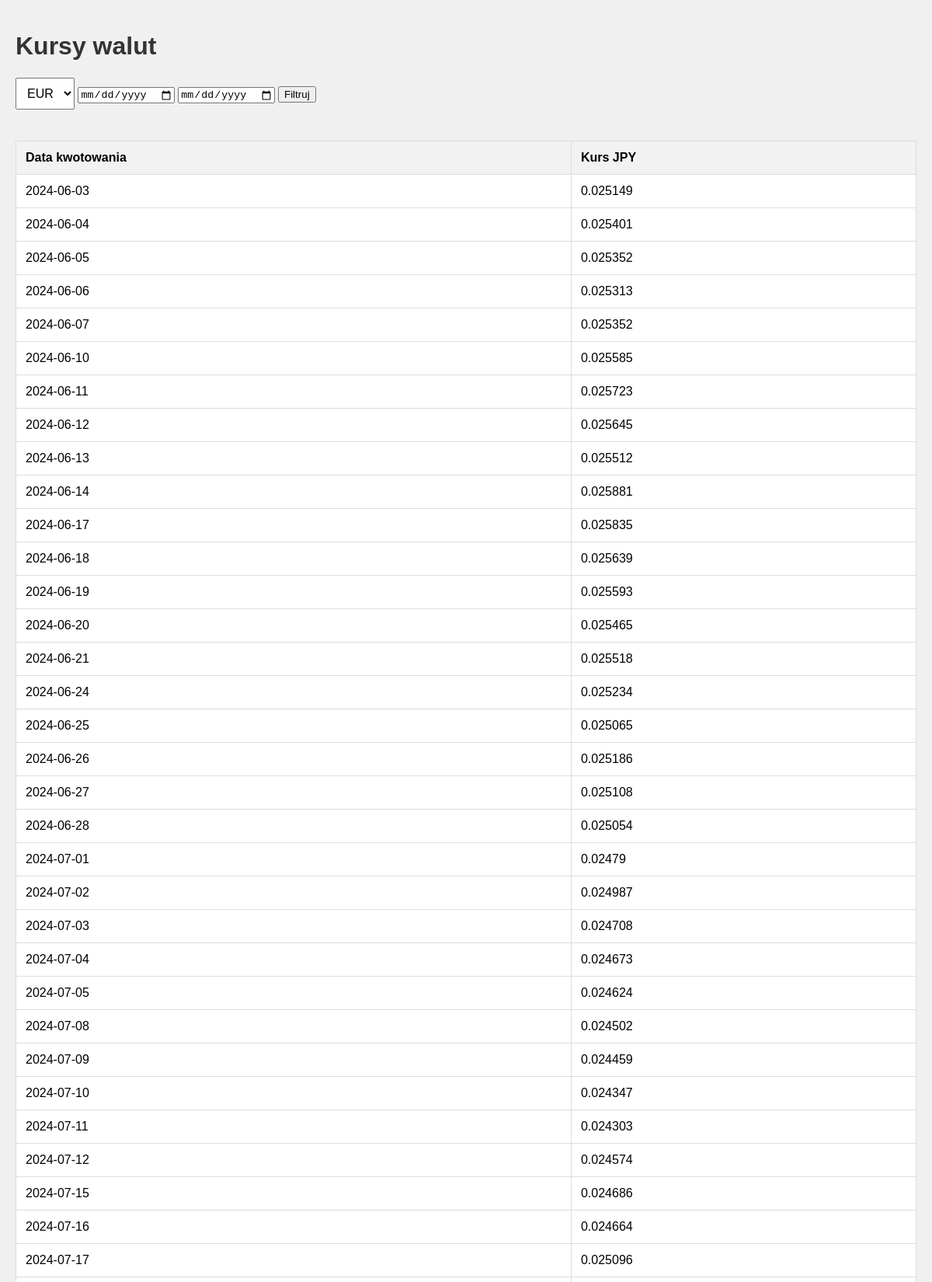
The page /kurs/JPY (upper part) on the database its author committed.
### tables this page shows
CREATE TABLE waluty (
    data VARCHAR(12),
    waluta VARCHAR(4),
    kurs FLOAT
);

### viewer.py (the view, shortened to what this page needs)
@app.route("/kurs/<waluta>")
def kurs(waluta):
    sql_query = f"""
    select
        data,
        kurs
    from waluty
    where
        waluta='{waluta.upper()}'
    order by data;"""
    db_conn = connect_db(config)
    res = db_conn.execute(text("select distinct waluta from waluty;"))
    waluty = [r[0] for r in res]
    res = db_conn.execute(text(sql_query))
    wyniki = [{"data": r[0], "kurs": r[1]} for r in res]
    db_conn.close()
    return render_template("kurs.html", waluta=waluta, waluty=waluty, kwotowania=wyniki)

### utils/db.py (called while the page is built)
def generate_connection_string_sqlite(db_config):
    return f"sqlite:///{db_config['db_file']}"

def get_connect_to_db(conn_string):
    db_engine = sa.create_engine(conn_string)
    db_conn = db_engine.connect()
    return db_conn

def connect_db(config):
    if config["db_type"] == "postgresql":
        conn_string = generate_connection_string_postgresql(config)
    elif config["db_type"] == "sqlite":
        conn_string = generate_connection_string_sqlite(config)
    else:
        print("Nie umiem zbudować connection stringa")
        return None
    db_conn = get_connect_to_db(conn_string)
    return db_conn

### templates/kurs.html (shortened to what this page needs)
<!DOCTYPE html>
<html lang="pl">
<head>
</head>
<body>
    <h1>Kursy walut</h1>
    <form id="filterForm">
        <select id="waluta" name="waluta">
            {% for w in waluty %}
            <option value="{{ w }}">{{ w }}</option>
            {% endfor %}
        </select>
        <input type="date" id="dataOd" name="dataOd">
        <input type="date" id="dataDo" name="dataDo">
        <button type="button" onclick="zmienWalute()">Filtruj</button>
    </form>
    <table>
        <thead>
            <tr>
                <th>Data kwotowania</th>
                <th>Kurs {{ waluta }}</th>
            </tr>
        </thead>
        <tbody>
            {% for kwotowanie in kwotowania %}
            <tr>
                <td>{{ kwotowanie.data }}</td>
                <td>{{ kwotowanie.kurs }}</td>
            </tr>
            {% endfor %}
        </tbody>
    </table>
</body>
</html>

### templates/kurs.html (style rules this page uses)
body { font-family: Arial, sans-serif; margin: 0; padding: 20px; background-color: #f0f0f0; }
h1 { color: #333; }
table { width: 100%; border-collapse: collapse; margin-top: 20px; background-color: white; }
th, td { border: 1px solid #ddd; padding: 12px; text-align: left; }
th { background-color: #f2f2f2; }
select { padding: 10px; font-size: 16px; margin-bottom: 20px; }

### rows shown on the page
waluty: data "2024-06-03", kurs "0.025149"
waluty: data "2024-06-04", kurs "0.025401"
waluty: data "2024-06-05", kurs "0.025352"
waluty: data "2024-06-06", kurs "0.025313"
waluty: data "2024-06-07", kurs "0.025352"
waluty: data "2024-06-10", kurs "0.025585"
waluty: data "2024-06-11", kurs "0.025723"
waluty: data "2024-06-12", kurs "0.025645"
waluty: data "2024-06-13", kurs "0.025512"
waluty: data "2024-06-14", kurs "0.025881"
waluty: data "2024-06-17", kurs "0.025835"
waluty: data "2024-06-18", kurs "0.025639"
waluty: data "2024-06-19", kurs "0.025593"
waluty: data "2024-06-20", kurs "0.025465"
waluty: data "2024-06-21", kurs "0.025518"
waluty: data "2024-06-24", kurs "0.025234"
waluty: data "2024-06-25", kurs "0.025065"
waluty: data "2024-06-26", kurs "0.025186"
waluty: data "2024-06-27", kurs "0.025108"
waluty: data "2024-06-28", kurs "0.025054"
waluty: data "2024-07-01", kurs "0.02479"
waluty: data "2024-07-02", kurs "0.024987"
waluty: data "2024-07-03", kurs "0.024708"
waluty: data "2024-07-04", kurs "0.024673"
waluty: data "2024-07-05", kurs "0.024624"
waluty: data "2024-07-08", kurs "0.024502"
waluty: data "2024-07-09", kurs "0.024459"
waluty: data "2024-07-10", kurs "0.024347"
waluty: data "2024-07-11", kurs "0.024303"
waluty: data "2024-07-12", kurs "0.024574"
waluty: data "2024-07-15", kurs "0.024686"
waluty: data "2024-07-16", kurs "0.024664"
waluty: data "2024-07-17", kurs "0.025096"

### other values the page prints
{{ waluta }} "JPY"
form field waluta "EUR"
